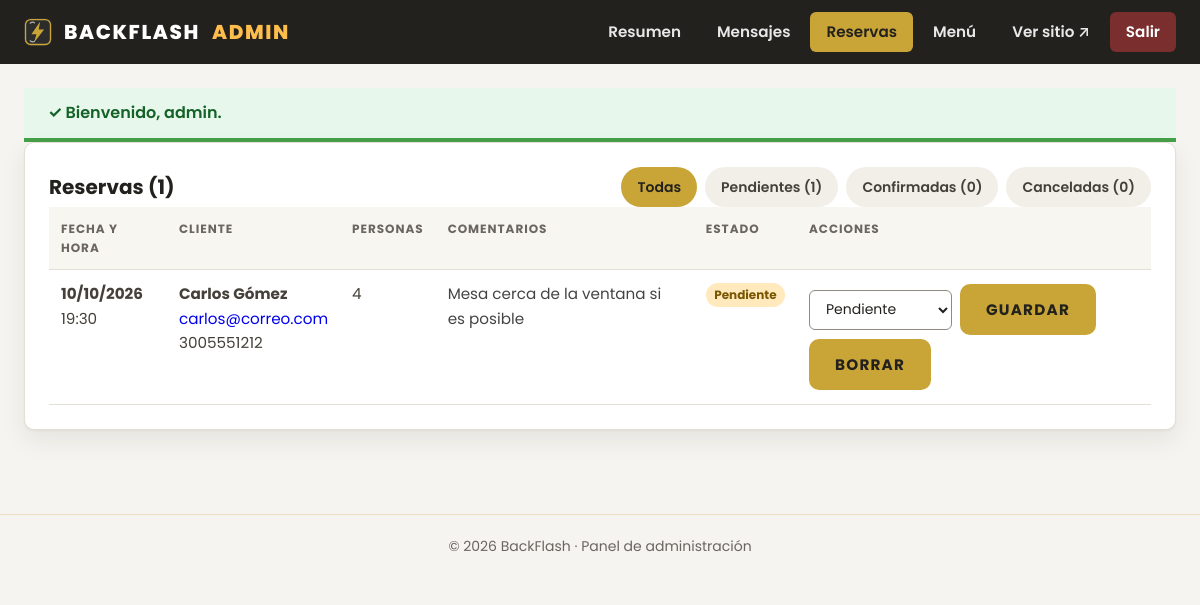
/admin/reservas.php (signed in), run on the app's committed database.
### tables this page shows
CREATE TABLE IF NOT EXISTS reservas (
    id        INT AUTO_INCREMENT PRIMARY KEY,
    nombre    VARCHAR(120) NOT NULL,
    email     VARCHAR(160) NOT NULL,
    telefono  VARCHAR(40)  NOT NULL,
    fecha     DATE         NOT NULL,
    hora      TIME         NOT NULL,
    personas  TINYINT UNSIGNED NOT NULL,
    mensaje   VARCHAR(500) NULL,
    estado    ENUM('pendiente','confirmada','cancelada') NOT NULL DEFAULT 'pendiente',
    creado    TIMESTAMP    NOT NULL DEFAULT CURRENT_TIMESTAMP
);

### includes/db.php (called while the page is built)
<?php
function db(): PDO
{
    static $pdo = null;
    if ($pdo === null) {
        $dsn = sprintf('mysql:host=%s;dbname=%s;charset=%s', DB_HOST, DB_NAME, DB_CHARSET);
        try {
            $pdo = new PDO($dsn, DB_USER, DB_PASS, [
                PDO::ATTR_ERRMODE            => PDO::ERRMODE_EXCEPTION,
                PDO::ATTR_DEFAULT_FETCH_MODE => PDO::FETCH_ASSOC,
                PDO::ATTR_EMULATE_PREPARES   => false,
            ]);
        } catch (PDOException $e) {
            http_response_code(500);
            exit('No se pudo conectar con la base de datos "' . htmlspecialchars(DB_NAME)
                . '". Revisa includes/config.php o importa database/schema.sql. Detalle: '
                . htmlspecialchars($e->getMessage()));
        }
    }
    return $pdo;
}
function q(string $sql, array $params = []): PDOStatement
{
    $st = db()->prepare($sql);
    $st->execute($params);
    return $st;
}

### includes/helpers/html.php (called while the page is built, shortened)
<?php
function e(?string $value): string
{
    return htmlspecialchars((string) $value, ENT_QUOTES, 'UTF-8');
}
function url(string $path = ''): string
{
    $clean = ltrim($path, '/');
    return BASE_URL . '/' . $clean;
}

### admin/reservas.php (the view, shortened to what this page needs)
<?php
require __DIR__ . '/_header.php';
$filtro = (string) ($_GET['estado'] ?? '');
$donde  = '';
$params = [];
$reservas = q(
    'SELECT * FROM reservas' . $donde . ' ORDER BY fecha DESC, hora DESC',
    $params
)->fetchAll();
$conteos = q(
    'SELECT estado, COUNT(*) AS n FROM reservas GROUP BY estado'
)->fetchAll();
$porEstado = array_column($conteos, 'n', 'estado');
?>
<section class="panel">
    <div class="panel-cabecera">
        <h2>Reservas (<?= count($reservas) ?>)</h2>
        <nav class="filtros" aria-label="Filtrar por estado">
            <a href="<?= e(url('admin/reservas.php')) ?>" class="<?= $filtro === '' ? 'activo' : '' ?>">Todas</a>
            <a href="<?= e(url('admin/reservas.php?estado=pendiente')) ?>" class="<?= $filtro === 'pendiente' ? 'activo' : '' ?>">
                Pendientes (<?= (int) ($porEstado['pendiente'] ?? 0) ?>)
            </a>
            <a href="<?= e(url('admin/reservas.php?estado=confirmada')) ?>" class="<?= $filtro === 'confirmada' ? 'activo' : '' ?>">
                Confirmadas (<?= (int) ($porEstado['confirmada'] ?? 0) ?>)
            </a>
            <a href="<?= e(url('admin/reservas.php?estado=cancelada')) ?>" class="<?= $filtro === 'cancelada' ? 'activo' : '' ?>">
                Canceladas (<?= (int) ($porEstado['cancelada'] ?? 0) ?>)
            </a>
        </nav>
    </div>
    <?php if (!$reservas): ?>
        <p class="vacio">No hay reservas<?= $filtro ? ' con el filtro "' . e($filtro) . '"' : '' ?>.</p>
    <?php else: ?>
        <div class="tabla-scroll">
            <table class="tabla">
                <thead>
                    <tr>
                        <th>Fecha y hora</th>
                        <th>Cliente</th>
                        <th>Personas</th>
                        <th>Comentarios</th>
                        <th>Estado</th>
                        <th>Acciones</th>
                    </tr>
                </thead>
                <tbody>
                    <?php foreach ($reservas as $r): ?>
                        <tr>
                            <td data-label="Fecha">
                                <strong><?= e(date('d/m/Y', strtotime($r['fecha']))) ?></strong><br>
                                <?= e(substr($r['hora'], 0, 5)) ?>
                            </td>
                            <td data-label="Cliente">
                                <strong><?= e($r['nombre']) ?></strong><br>
                                <a href="mailto:<?= e($r['email']) ?>"><?= e($r['email']) ?></a><br>
                                <?= e($r['telefono']) ?>
                            </td>
                            <td data-label="Personas"><?= (int) $r['personas'] ?></td>
                            <td data-label="Comentarios" class="celda-msg"><?= e($r['mensaje'] ?: '—') ?></td>
                            <td data-label="Estado">
                                <span class="badge badge-<?= e($r['estado']) ?>"><?= e(ucfirst($r['estado'])) ?></span>
                            </td>
                            <td data-label="Acciones">
                                <form method="post" class="form-inline">
                                    <select name="accion" aria-label="Nuevo estado de la reserva de <?= e($r['nombre']) ?>">
                                        <option value="pendiente"<?= $r['estado'] === 'pendiente' ? ' selected' : '' ?>>Pendiente</option>
                                    </select>
                                    <button type="submit" class="btn-mini">Guardar</button>
                                </form>
                                <form method="post" class="form-inline" data-confirm="¿Borrar esta reserva?">
                                    <button type="submit" class="btn-mini btn-peligro">Borrar</button>
                                </form>
                            </td>
                        </tr>
                    <?php endforeach; ?>
                </tbody>
            </table>
        </div>
    <?php endif; ?>
</section>
<?php require __DIR__ . '/_footer.php';

### public/css/style.css (style rules this page uses)
:root { --ink: #23211d; --ink-soft: #45413a; --muted: #6b6560; --line: #e4e0d5; --line-input: #8f8b80; --surface: #ffffff; --bg: #F5F4F0; --bg-deep: #23211d; --gold: #C9A538; --gold-hover: #ffbd4c; --gold-press: #e9a93c; --gold-text: #8a6a10; --gold-text-strong: #a9820f; --orange: #ffbd4c; --success: #146227; --success-bg: #e8f7ec; --success-line: #45a049; --danger: #b3261e; --danger-bg: #fdeceb; --danger-line: #d64545; --font-sans: 'poppins', system-ui, -apple-system, sans-serif; --font-script: 'satisfy', cursive; --fs-2xs: .75rem; --fs-xs: .875rem; --fs-sm: .95rem; --fs-md: 1rem; --fs-lg: 1.125rem; --fs-xl: 1.25rem; --fs-2xl: 1.5rem; --fs-3xl: 2rem; --fs-section: clamp(1.75rem, 1.1rem + 2.4vw, 2.75rem); --fs-hero: clamp(2.25rem, 1.25rem + 4vw, 4.75rem); --lh-tight: 1.15; --lh-body: 1.6; --track-caps: .08em; --s-1: 4px; --s-2: 8px; --s-3: 12px; --s-4: 16px; --s-5: 20px; --s-6: 24px; --s-8: 32px; --s-10: 40px; --s-12: 48px; --s-16: 64px; --s-24: 96px; --r-sm: 6px; --r-md: 10px; --r-lg: 16px; --r-pill: 999px; --shadow-1: 0 1px 2px rgba(35,33,29,.06), 0 10px 24px rgba(35,33,29,.08); --shadow-2: 0 2px 6px rgba(35,33,29,.10), 0 18px 40px rgba(35,33,29,.14); --dur: 180ms; --ease: cubic-bezier(.2, .6, .2, 1); --container: 1200px; --gutter: clamp(var(--s-4), 4vw, var(--s-6)); }
* { margin: 0; padding: 0; box-sizing: border-box; text-decoration: none; list-style: none; }
body { font-family: var(--font-sans); font-size: var(--fs-md); line-height: var(--lh-body); color: var(--ink-soft); background-color: var(--bg); -webkit-font-smoothing: antialiased; }
a { text-underline-offset: 3px; }
a { transition: color var(--dur) var(--ease); }

### data on the page
reservas: fecha "10/10/2026", hora "19:30", nombre "Carlos Gómez", email "carlos@correo.com", telefono "3005551212", personas "4", mensaje "Mesa cerca de la ventana si es posible", estado "Pendiente", accion "Pendiente"

### other printed values
$texto "Resumen"
$texto "Mensajes"
$texto "Reservas"
$texto "Menú"
$alerta['texto'] "Bienvenido, admin."
count($reservas) "1"
$porEstado['pendiente'] "1"
$porEstado['confirmada'] "0"
$porEstado['cancelada'] "0"
SITE_YEAR "2026"
SITE_NAME "BackFlash"
